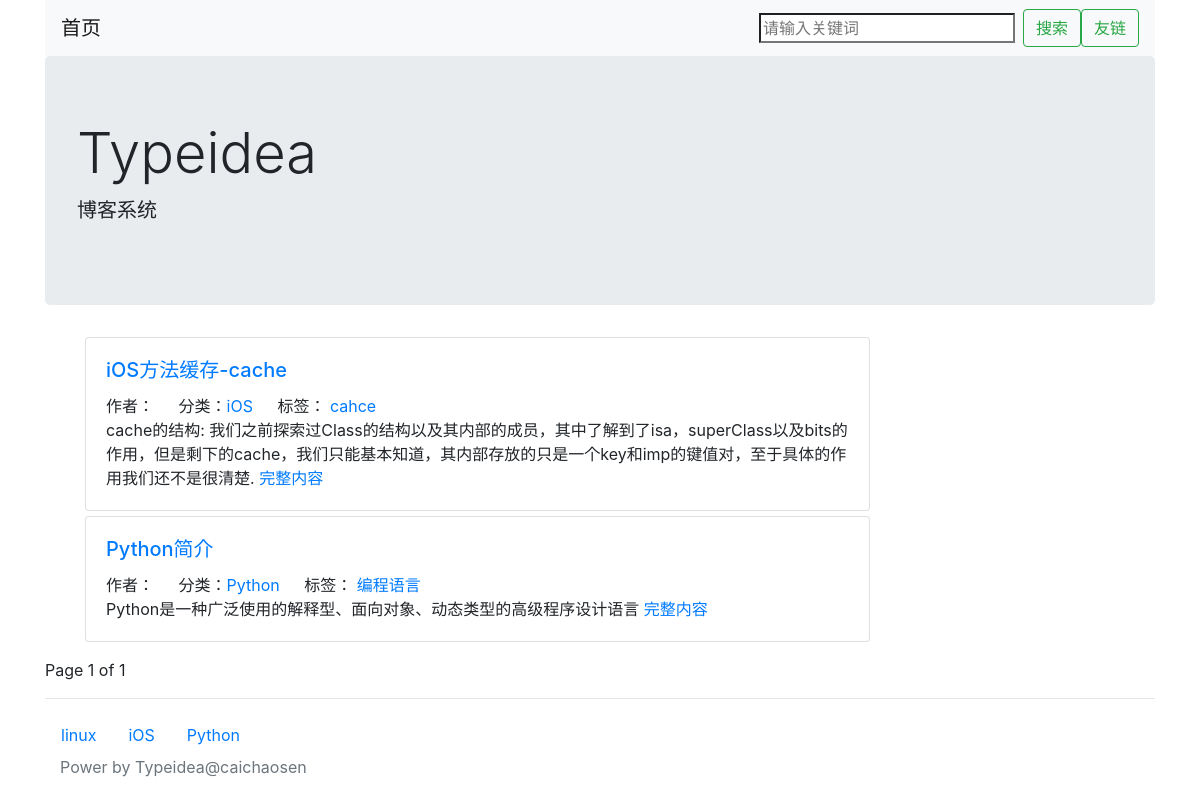
Page /author/1 on the committed database.
### blog/models.py (models this page shows, shortened)
class Post(models.Model):
    STATUS_NORMAL = 1
    STATUS_DELETE = 0
    STATUS_DRAFT = 2
    STATUS_ITEMS = [
        (STATUS_NORMAL,'正常'),
        (STATUS_DRAFT, '草稿'),
        (STATUS_DELETE, '删除')
    ]
    title = models.CharField(max_length=255, verbose_name='标题')
    desc = models.CharField(max_length=1024,blank=True, verbose_name='摘要')
    content = models.TextField(verbose_name='正文',help_text='正文必须为Markdown格式')
    status = models.PositiveIntegerField(default=STATUS_NORMAL, choices=STATUS_ITEMS, verbose_name='状态')
    create_time = models.DateTimeField(auto_now_add=True, verbose_name='创建时间')
    category = models.ForeignKey(Category,on_delete=models.CASCADE,verbose_name='分类')
    tag = models.ManyToManyField(Tag,verbose_name='标签')
    owner = models.ForeignKey(User,on_delete=models.CASCADE, verbose_name='作者')
    is_md = models.BooleanField(default=False,verbose_name='使用markdown语法')
    content_html = models.TextField(verbose_name='正文html格式', blank=True, editable=False)
    pv = models.PositiveIntegerField(default=1)
    uv = models.PositiveIntegerField(default=1)
    class Meta:
        verbose_name = verbose_name_plural = '文章'
        ordering = ['-id']

class Category(models.Model):
    STATUS_NORMAL = 1
    STATUS_DELETE = 0
    STATUS_ITEMS = [
        (STATUS_NORMAL,'正常'),
        (STATUS_DELETE, '删除')
    ]
    name = models.CharField(max_length=50, verbose_name='名称')
    status = models.PositiveIntegerField(default=STATUS_NORMAL,choices=STATUS_ITEMS,verbose_name='状态')
    is_nav = models.BooleanField(default=False,verbose_name='是否为导航')
    owner = models.ForeignKey(User,on_delete=models.CASCADE,verbose_name='作者')
    create_time = models.DateTimeField(auto_now_add=True,verbose_name='创建时间')
    desc = models.CharField(max_length=2020,verbose_name='分类描述',default='')
    @staticmethod
    def get_navs():
        categories = Category.objects.filter(status=Category.STATUS_NORMAL)
        nav_categories = []
        normal_categories = []
        for cate in categories:
            if cate.is_nav:
                nav_categories.append(cate)
            else:
                normal_categories.append(cate)
        return {
            'navs': nav_categories,
            'categories': normal_categories,
        }
    class Meta:
        verbose_name = verbose_name_plural = '分类'
        ordering = ['-id']

class Tag(models.Model):
    STATUS_NORMAL = 1
    STATUS_DELETE = 0
    STATUS_ITEMS = [
        (STATUS_NORMAL,'正常'),
        (STATUS_DELETE, '删除')
    ]
    name = models.CharField(max_length=10, verbose_name='名称')
    status = models.PositiveIntegerField(default=STATUS_NORMAL,choices=STATUS_ITEMS,verbose_name='状态')
    owner = models.ForeignKey(User,on_delete=models.CASCADE,verbose_name='作者')
    create_time = models.DateTimeField(auto_now_add=True,verbose_name='创建时间')
    desc = models.CharField(max_length=2020, verbose_name='标签描述', default='')
    class Meta:
        verbose_name = verbose_name_plural = '标签'

### blog/views.py (the view)
# urls.py: path('author/<int:owner_id>', AuthorView.as_view(), name='author'),
class AuthorView(IndexView):
    def get_queryset(self):
        queryset = super(AuthorView, self).get_queryset()
        author_id = self.kwargs.get('owner_id')
        return queryset.filter(owner_id=author_id)

### blog/views.py (called while the page is built)
    def get_context_data(self, *args, **kwargs):
        context = super(IndexView, self).get_context_data(**kwargs)
        context.update({
            'keyword': ''
        })
        context.update(Category.get_navs())
        return context

### typeidea/templates/blog/list.html (shortened to what this page needs)
{% extends "./base.html" %}
{% block main %}
<ul>
    {% for post in post_list %}
    <div class="card post">
        <div class="card-body">
            <h5 class="card-title"><a href="{% url 'post-detail' post.id %}">{{ post.title }}</a></h5>
            <span class="card-link">作者：<a href="{% url 'author' post.owner.id %}">{{ post.owner.name }}</a></span>
            <span class="card-link">
                分类：<a href="{% url 'category-detail' post.category.id %}">{{ post.category.name }}</a>
            </span>
            {% if post.tag.all %}
            <span class="card-link">标签：
                {% for tag in post.tag.all %}
                <a href="{% url 'tag-detail' tag.id %}">{{ tag.name }}</a>
                {% endfor %}
            </span>
            {% endif %}
            <p class="card-text">{{ post.desc }}
                <a href="{% url 'post-detail' post.id %}">完整内容</a>
            </p>
        </div>
    </div>
    {% endfor %}
</ul>
{% if page_obj %}
    Page {{ page_obj.number }} of {{ paginator.num_pages }}
{% endif%}
{% endblock %}

### typeidea/templates/blog/base.html (shortened to what this page needs)
<!DOCTYPE html>
<html lang="en">
<head>
    <link href="https://cdn.bootcss.com/bootstrap/4.0.0/css/bootstrap.min.css" rel="stylesheet" media="screen">
</head>
<body>
    <div class="container head">
        <nav class="navbar navbar-expand-lg navbar-light bg-light">
            <a class="navbar-brand" href="{% url 'index' %}">首页</a>
            <div class="collapse navbar-collapse" >
                <form class="form-inline my-2 my-lg-0" action="/search/" method="get">
                    <input class="from-control mr-sm-2" type="search"
                           placeholder="请输入关键词" aria-label="Search" value="{{ keyword }}" name="keyword">
                    <button class="btn btn-outline-success" type="submit">搜索</button>
                </form>
                <form class="form-inline my-2 my-lg-0" action="/links/" method="get">
                    <button class="btn btn-outline-success" type="submit">友链</button>
                </form>
            </div>
        </nav>
        <div class="jumbotron">
            <h1 class="display-4">Typeidea</h1>
            <p class="lead">博客系统</p>
        </div>
    </div>
    <div class="container main">
        <div class="row">
            <div class="col-9 post-list">
                {% block main %}
                {% endblock %}
            </div>
            <div class="col-3">
            </div>
        </div>
    </div>
    <footer class="footer">
        {% block footer %}
        <div class="container">
            <hr/>
            <nav class="nav category">
                {% for cate in categories %}
                    <a href="{% url 'category-detail' cate.id %}" class="nav-link">
                        {{ cate.name }}
                    </a>
                {% endfor %}
            </nav>
            <div class="container power">
                <span class="text-muted">Power by Typeidea@caichaosen</span>
            </div>
        </div>
        {% endblock %}
    </footer>
</body>
</html>

### typeidea/templates/blog/base.html (style rules this page uses)
.post { margin-bottom: 5px; }

### rows in the picture
Post: title "iOS方法缓存-cache", category.name "iOS", desc "cache的结构: 我们之前探索过Class的结构以及其内部的成员，其中了解到了isa，superClass以及bits的作用，但是剩下的cache，我们只能基本知道，其内部存放的只是一个key和imp的键值对，至于具体的作用我们还不是很清楚."
Tag: name "cahce"
Post: title "Python简介", category.name "Python", desc "Python是一种广泛使用的解释型、面向对象、动态类型的高级程序设计语言"
Tag: name "编程语言"
Category: name "linux"
Category: name "iOS"
Category: name "Python"

### other values in the picture
{{ page_obj.number }} "1"
{{ paginator.num_pages }} "1"
